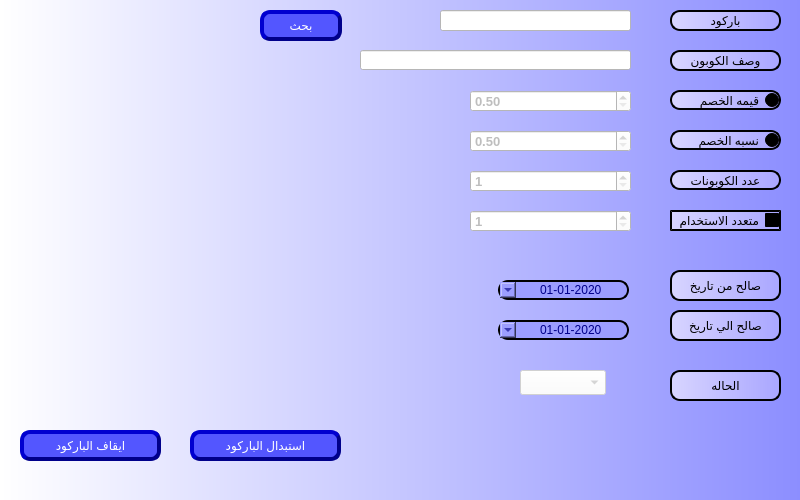
<?xml version="1.0" encoding="UTF-8"?>
<ui version="4.0">
 <class>CustomerGP</class>
 <widget class="QDialog" name="CustomerGP">
  <property name="geometry">
   <rect>
    <x>0</x>
    <y>0</y>
    <width>800</width>
    <height>500</height>
   </rect>
  </property>
  <property name="minimumSize">
   <size>
    <width>800</width>
    <height>500</height>
   </size>
  </property>
  <property name="maximumSize">
   <size>
    <width>800</width>
    <height>500</height>
   </size>
  </property>
  <property name="windowTitle">
   <string>استبدال و ايقاف الباركود</string>
  </property>
  <property name="styleSheet">
   <string notr="true">background-color: qlineargradient(spread:pad, x1:0, y1:0, x2:1, y2:0, stop:0 #ffffff, stop:1 #8c8eff);</string>
  </property>
  <widget class="QPushButton" name="BTN_stopCoupon">
   <property name="enabled">
    <bool>false</bool>
   </property>
   <property name="geometry">
    <rect>
     <x>20</x>
     <y>430</y>
     <width>141</width>
     <height>31</height>
    </rect>
   </property>
   <property name="styleSheet">
    <string notr="true">QPushButton{
                                        background-color: #5356ff;
                                        border-style: outset;
                                        border-width: 4px;
                                        border-radius: 10px;
                                        border-color: darkblue;
                    color:white;
	font: 75 14pt &quot;MS Shell Dlg 2&quot;;
	                                    }
                                        QPushButton:hover {
                                        background: qradialgradient(
                                        cx: 0.3, cy: -0.4, fx: 0.3, fy: -0.4,
                                        radius: 1.35, stop: 0 #3a0dab, stop: 1 #a5a5ff
                                        );
                                        }
                                        QPushButton:pressed {
                                        border-style: inset;
                                        background: qradialgradient(
                                        cx: 0.4, cy: -0.1, fx: 0.4, fy: -0.1,
                                        radius: 1.35, stop: 0 #a5a5ff, stop: 1 #3a0dab
                                        );
                                        }</string>
   </property>
   <property name="text">
    <string>ايقاف الباركود</string>
   </property>
  </widget>
  <widget class="QDateTimeEdit" name="Qdate_from">
   <property name="enabled">
    <bool>false</bool>
   </property>
   <property name="geometry">
    <rect>
     <x>498</x>
     <y>280</y>
     <width>131</width>
     <height>20</height>
    </rect>
   </property>
   <property name="layoutDirection">
    <enum>Qt::RightToLeft</enum>
   </property>
   <property name="styleSheet">
    <string notr="true">color:darkblue;
background-color: qlineargradient(spread:pad, x1:0, y1:0, x2:1, y2:0, stop:0 #d8d5ff, stop:1 #a9a6ff);
border-style: outset;
border-width: 2px;
border-radius: 10px;
border-color:black;
background-color: #9c9eff;</string>
   </property>
   <property name="alignment">
    <set>Qt::AlignCenter</set>
   </property>
   <property name="minimumDateTime">
    <datetime>
     <hour>0</hour>
     <minute>0</minute>
     <second>0</second>
     <year>2020</year>
     <month>1</month>
     <day>1</day>
    </datetime>
   </property>
   <property name="displayFormat">
    <string>yyyy-MM-dd</string>
   </property>
   <property name="calendarPopup">
    <bool>true</bool>
   </property>
  </widget>
  <widget class="QLabel" name="desc">
   <property name="enabled">
    <bool>false</bool>
   </property>
   <property name="geometry">
    <rect>
     <x>670</x>
     <y>50</y>
     <width>111</width>
     <height>21</height>
    </rect>
   </property>
   <property name="layoutDirection">
    <enum>Qt::RightToLeft</enum>
   </property>
   <property name="styleSheet">
    <string notr="true">color:Black;
background-color: qlineargradient(spread:pad, x1:0, y1:0, x2:1, y2:0, stop:0 #d8d5ff, stop:1 #a9a6ff);
border-style: outset;
border-width: 2px;
border-radius: 10px;
border-color:black;</string>
   </property>
   <property name="text">
    <string>وصف الكوبون</string>
   </property>
   <property name="alignment">
    <set>Qt::AlignCenter</set>
   </property>
  </widget>
  <widget class="QRadioButton" name="radioButton_Value">
   <property name="enabled">
    <bool>false</bool>
   </property>
   <property name="geometry">
    <rect>
     <x>670</x>
     <y>90</y>
     <width>111</width>
     <height>20</height>
    </rect>
   </property>
   <property name="layoutDirection">
    <enum>Qt::RightToLeft</enum>
   </property>
   <property name="autoFillBackground">
    <bool>false</bool>
   </property>
   <property name="styleSheet">
    <string notr="true">color:Black;
background-color: qlineargradient(spread:pad, x1:0, y1:0, x2:1, y2:0, stop:0 #d8d5ff, stop:1 #a9a6ff);
border-style: outset;
border-width: 2px;
border-radius: 10px;
border-color:black;</string>
   </property>
   <property name="text">
    <string>قيمه الخصم</string>
   </property>
   <property name="checked">
    <bool>true</bool>
   </property>
  </widget>
  <widget class="QCheckBox" name="checkBox_Multi">
   <property name="enabled">
    <bool>false</bool>
   </property>
   <property name="geometry">
    <rect>
     <x>670</x>
     <y>210</y>
     <width>111</width>
     <height>21</height>
    </rect>
   </property>
   <property name="layoutDirection">
    <enum>Qt::RightToLeft</enum>
   </property>
   <property name="styleSheet">
    <string notr="true">color:Black;
background-color: qlineargradient(spread:pad, x1:0, y1:0, x2:1, y2:0, stop:0 #d8d5ff, stop:1 #a9a6ff);
border-style: outset;
border-width: 2px;
border-color:black;</string>
   </property>
   <property name="text">
    <string>متعدد الاستخدام</string>
   </property>
  </widget>
  <widget class="QLabel" name="desc_2">
   <property name="enabled">
    <bool>false</bool>
   </property>
   <property name="geometry">
    <rect>
     <x>670</x>
     <y>170</y>
     <width>111</width>
     <height>20</height>
    </rect>
   </property>
   <property name="layoutDirection">
    <enum>Qt::RightToLeft</enum>
   </property>
   <property name="styleSheet">
    <string notr="true">color:Black;
background-color: qlineargradient(spread:pad, x1:0, y1:0, x2:1, y2:0, stop:0 #d8d5ff, stop:1 #a9a6ff);
border-style: outset;
border-width: 2px;
border-radius: 10px;
border-color:black;</string>
   </property>
   <property name="text">
    <string>عدد الكوبونات</string>
   </property>
   <property name="alignment">
    <set>Qt::AlignCenter</set>
   </property>
  </widget>
  <widget class="QDateTimeEdit" name="Qdate_to">
   <property name="enabled">
    <bool>false</bool>
   </property>
   <property name="geometry">
    <rect>
     <x>498</x>
     <y>320</y>
     <width>131</width>
     <height>20</height>
    </rect>
   </property>
   <property name="layoutDirection">
    <enum>Qt::RightToLeft</enum>
   </property>
   <property name="styleSheet">
    <string notr="true">color:darkblue;
background-color: qlineargradient(spread:pad, x1:0, y1:0, x2:1, y2:0, stop:0 #d8d5ff, stop:1 #a9a6ff);
border-style: outset;
border-width: 2px;
border-radius: 10px;
border-color:black;
background-color: #9c9eff;</string>
   </property>
   <property name="alignment">
    <set>Qt::AlignCenter</set>
   </property>
   <property name="minimumDateTime">
    <datetime>
     <hour>0</hour>
     <minute>0</minute>
     <second>0</second>
     <year>2020</year>
     <month>1</month>
     <day>1</day>
    </datetime>
   </property>
   <property name="displayFormat">
    <string>yyyy-MM-dd</string>
   </property>
   <property name="calendarPopup">
    <bool>true</bool>
   </property>
  </widget>
  <widget class="QDoubleSpinBox" name="LE_desc_2">
   <property name="enabled">
    <bool>false</bool>
   </property>
   <property name="geometry">
    <rect>
     <x>470</x>
     <y>90</y>
     <width>161</width>
     <height>22</height>
    </rect>
   </property>
   <property name="font">
    <font>
     <pointsize>10</pointsize>
     <weight>75</weight>
     <bold>true</bold>
    </font>
   </property>
   <property name="styleSheet">
    <string notr="true">background-color: rgb(255, 255, 255);</string>
   </property>
   <property name="minimum">
    <double>0.500000000000000</double>
   </property>
  </widget>
  <widget class="QSpinBox" name="LE_desc_5">
   <property name="enabled">
    <bool>false</bool>
   </property>
   <property name="geometry">
    <rect>
     <x>470</x>
     <y>210</y>
     <width>161</width>
     <height>22</height>
    </rect>
   </property>
   <property name="font">
    <font>
     <pointsize>10</pointsize>
     <weight>75</weight>
     <bold>true</bold>
    </font>
   </property>
   <property name="styleSheet">
    <string notr="true">background-color: rgb(255, 255, 255);</string>
   </property>
   <property name="minimum">
    <number>1</number>
   </property>
  </widget>
  <widget class="QDoubleSpinBox" name="LE_desc_3">
   <property name="enabled">
    <bool>false</bool>
   </property>
   <property name="geometry">
    <rect>
     <x>470</x>
     <y>130</y>
     <width>161</width>
     <height>22</height>
    </rect>
   </property>
   <property name="font">
    <font>
     <pointsize>10</pointsize>
     <weight>75</weight>
     <bold>true</bold>
    </font>
   </property>
   <property name="styleSheet">
    <string notr="true">background-color: rgb(255, 255, 255);</string>
   </property>
   <property name="minimum">
    <double>0.500000000000000</double>
   </property>
  </widget>
  <widget class="QSpinBox" name="LE_desc_4">
   <property name="enabled">
    <bool>false</bool>
   </property>
   <property name="geometry">
    <rect>
     <x>470</x>
     <y>170</y>
     <width>161</width>
     <height>22</height>
    </rect>
   </property>
   <property name="font">
    <font>
     <pointsize>10</pointsize>
     <weight>75</weight>
     <bold>true</bold>
    </font>
   </property>
   <property name="styleSheet">
    <string notr="true">background-color: rgb(255, 255, 255);</string>
   </property>
   <property name="minimum">
    <number>1</number>
   </property>
  </widget>
  <widget class="QLabel" name="desc_3">
   <property name="enabled">
    <bool>false</bool>
   </property>
   <property name="geometry">
    <rect>
     <x>670</x>
     <y>270</y>
     <width>111</width>
     <height>31</height>
    </rect>
   </property>
   <property name="styleSheet">
    <string notr="true">color:Black;
background-color: qlineargradient(spread:pad, x1:0, y1:0, x2:1, y2:0, stop:0 #d8d5ff, stop:1 #a9a6ff);
border-style: outset;
border-width: 2px;
border-radius: 10px;
border-color:black;</string>
   </property>
   <property name="text">
    <string>صالح من تاريخ</string>
   </property>
   <property name="alignment">
    <set>Qt::AlignCenter</set>
   </property>
  </widget>
  <widget class="QComboBox" name="CMB_CouponStatus">
   <property name="enabled">
    <bool>false</bool>
   </property>
   <property name="geometry">
    <rect>
     <x>520</x>
     <y>370</y>
     <width>86</width>
     <height>25</height>
    </rect>
   </property>
   <property name="styleSheet">
    <string notr="true">background-color: rgb(255, 255, 255);</string>
   </property>
  </widget>
  <widget class="QRadioButton" name="radioButton_Percentage">
   <property name="enabled">
    <bool>false</bool>
   </property>
   <property name="geometry">
    <rect>
     <x>670</x>
     <y>130</y>
     <width>111</width>
     <height>20</height>
    </rect>
   </property>
   <property name="layoutDirection">
    <enum>Qt::RightToLeft</enum>
   </property>
   <property name="styleSheet">
    <string notr="true">color:Black;
background-color: qlineargradient(spread:pad, x1:0, y1:0, x2:1, y2:0, stop:0 #d8d5ff, stop:1 #a9a6ff);
border-style: outset;
border-width: 2px;
border-radius: 10px;
border-color:black;</string>
   </property>
   <property name="text">
    <string>نسبه الخصم</string>
   </property>
  </widget>
  <widget class="QLabel" name="desc_4">
   <property name="enabled">
    <bool>false</bool>
   </property>
   <property name="geometry">
    <rect>
     <x>670</x>
     <y>310</y>
     <width>111</width>
     <height>31</height>
    </rect>
   </property>
   <property name="layoutDirection">
    <enum>Qt::RightToLeft</enum>
   </property>
   <property name="styleSheet">
    <string notr="true">color:Black;
background-color: qlineargradient(spread:pad, x1:0, y1:0, x2:1, y2:0, stop:0 #d8d5ff, stop:1 #a9a6ff);
border-style: outset;
border-width: 2px;
border-radius: 10px;
border-color:black;</string>
   </property>
   <property name="text">
    <string>صالح الي تاريخ</string>
   </property>
   <property name="alignment">
    <set>Qt::AlignCenter</set>
   </property>
  </widget>
  <widget class="QLabel" name="label_2">
   <property name="enabled">
    <bool>false</bool>
   </property>
   <property name="geometry">
    <rect>
     <x>670</x>
     <y>370</y>
     <width>111</width>
     <height>31</height>
    </rect>
   </property>
   <property name="layoutDirection">
    <enum>Qt::RightToLeft</enum>
   </property>
   <property name="styleSheet">
    <string notr="true">color:Black;
background-color: qlineargradient(spread:pad, x1:0, y1:0, x2:1, y2:0, stop:0 #d8d5ff, stop:1 #a9a6ff);
border-style: outset;
border-width: 2px;
border-radius: 10px;
border-color:black;</string>
   </property>
   <property name="text">
    <string>الحاله</string>
   </property>
   <property name="alignment">
    <set>Qt::AlignCenter</set>
   </property>
  </widget>
  <widget class="QLineEdit" name="lineDesc">
   <property name="enabled">
    <bool>false</bool>
   </property>
   <property name="geometry">
    <rect>
     <x>360</x>
     <y>50</y>
     <width>271</width>
     <height>20</height>
    </rect>
   </property>
   <property name="styleSheet">
    <string notr="true">background-color: rgb(255, 255, 255);</string>
   </property>
  </widget>
  <widget class="QLabel" name="label">
   <property name="geometry">
    <rect>
     <x>670</x>
     <y>10</y>
     <width>111</width>
     <height>21</height>
    </rect>
   </property>
   <property name="styleSheet">
    <string notr="true">color:Black;
background-color: qlineargradient(spread:pad, x1:0, y1:0, x2:1, y2:0, stop:0 #d8d5ff, stop:1 #a9a6ff);
border-style: outset;
border-width: 2px;
border-radius: 10px;
border-color:black;</string>
   </property>
   <property name="text">
    <string>باركود</string>
   </property>
   <property name="alignment">
    <set>Qt::AlignCenter</set>
   </property>
  </widget>
  <widget class="QLineEdit" name="lineDesc_2">
   <property name="enabled">
    <bool>true</bool>
   </property>
   <property name="geometry">
    <rect>
     <x>440</x>
     <y>10</y>
     <width>191</width>
     <height>21</height>
    </rect>
   </property>
   <property name="font">
    <font>
     <pointsize>10</pointsize>
    </font>
   </property>
   <property name="styleSheet">
    <string notr="true">background-color: rgb(255, 255, 255);</string>
   </property>
  </widget>
  <widget class="QPushButton" name="BTN_search">
   <property name="geometry">
    <rect>
     <x>260</x>
     <y>10</y>
     <width>82</width>
     <height>31</height>
    </rect>
   </property>
   <property name="styleSheet">
    <string notr="true">QPushButton{
                                        background-color: #5356ff;
                                        border-style: outset;
                                        border-width: 4px;
                                        border-radius: 10px;
                                        border-color: darkblue;
                    color:white;
	font: 75 14pt &quot;MS Shell Dlg 2&quot;;
	                                    }
                                        QPushButton:hover {
                                        background: qradialgradient(
                                        cx: 0.3, cy: -0.4, fx: 0.3, fy: -0.4,
                                        radius: 1.35, stop: 0 #3a0dab, stop: 1 #a5a5ff
                                        );
                                        }
                                        QPushButton:pressed {
                                        border-style: inset;
                                        background: qradialgradient(
                                        cx: 0.4, cy: -0.1, fx: 0.4, fy: -0.1,
                                        radius: 1.35, stop: 0 #a5a5ff, stop: 1 #3a0dab
                                        );
                                        }</string>
   </property>
   <property name="text">
    <string>بحث</string>
   </property>
  </widget>
  <widget class="QPushButton" name="BTN_recreateCoupon">
   <property name="enabled">
    <bool>false</bool>
   </property>
   <property name="geometry">
    <rect>
     <x>190</x>
     <y>430</y>
     <width>151</width>
     <height>31</height>
    </rect>
   </property>
   <property name="styleSheet">
    <string notr="true">QPushButton{
                                        background-color: #5356ff;
                                        border-style: outset;
                                        border-width: 4px;
                                        border-radius: 10px;
                                        border-color: darkblue;
                    color:white;
	font: 75 14pt &quot;MS Shell Dlg 2&quot;;
	                                    }
                                        QPushButton:hover {
                                        background: qradialgradient(
                                        cx: 0.3, cy: -0.4, fx: 0.3, fy: -0.4,
                                        radius: 1.35, stop: 0 #3a0dab, stop: 1 #a5a5ff
                                        );
                                        }
                                        QPushButton:pressed {
                                        border-style: inset;
                                        background: qradialgradient(
                                        cx: 0.4, cy: -0.1, fx: 0.4, fy: -0.1,
                                        radius: 1.35, stop: 0 #a5a5ff, stop: 1 #3a0dab
                                        );
                                        }</string>
   </property>
   <property name="text">
    <string>استبدال الباركود</string>
   </property>
  </widget>
 </widget>
 <resources/>
 <connections/>
</ui>
